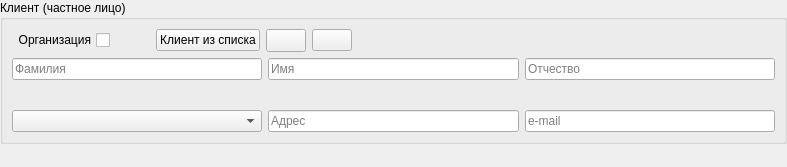
<?xml version="1.0" encoding="UTF-8"?>
<ui version="4.0">
 <class>SClientInputForm</class>
 <widget class="QWidget" name="SClientInputForm">
  <property name="geometry">
   <rect>
    <x>0</x>
    <y>0</y>
    <width>787</width>
    <height>167</height>
   </rect>
  </property>
  <layout class="QGridLayout" name="gridLayout">
   <property name="leftMargin">
    <number>0</number>
   </property>
   <property name="topMargin">
    <number>0</number>
   </property>
   <property name="rightMargin">
    <number>0</number>
   </property>
   <property name="bottomMargin">
    <number>0</number>
   </property>
   <item row="0" column="0">
    <widget class="QGroupBox" name="groupBoxClient">
     <property name="title">
      <string>Клиент (частное лицо)</string>
     </property>
     <layout class="QGridLayout" name="gridLayout_13">
      <item row="0" column="0">
       <layout class="QGridLayout" name="gridLayoutClient" columnstretch="0,0,0">
        <property name="sizeConstraint">
         <enum>QLayout::SetMinimumSize</enum>
        </property>
        <item row="1" column="0">
         <widget class="QLineEdit" name="lineEditClientLastName">
          <property name="sizePolicy">
           <sizepolicy hsizetype="Expanding" vsizetype="Minimum">
            <horstretch>0</horstretch>
            <verstretch>0</verstretch>
           </sizepolicy>
          </property>
          <property name="text">
           <string/>
          </property>
          <property name="placeholderText">
           <string>Фамилия</string>
          </property>
         </widget>
        </item>
        <item row="3" column="1">
         <widget class="QLineEdit" name="lineEditClientAddress">
          <property name="sizePolicy">
           <sizepolicy hsizetype="Expanding" vsizetype="Minimum">
            <horstretch>0</horstretch>
            <verstretch>0</verstretch>
           </sizepolicy>
          </property>
          <property name="text">
           <string/>
          </property>
          <property name="placeholderText">
           <string>Адрес</string>
          </property>
         </widget>
        </item>
        <item row="3" column="0">
         <widget class="SComboBox" name="comboBoxClientAdType">
          <property name="sizePolicy">
           <sizepolicy hsizetype="Expanding" vsizetype="Minimum">
            <horstretch>0</horstretch>
            <verstretch>0</verstretch>
           </sizepolicy>
          </property>
          <property name="focusPolicy">
           <enum>Qt::TabFocus</enum>
          </property>
          <property name="editable">
           <bool>false</bool>
          </property>
          <property name="currentText">
           <string/>
          </property>
          <property name="placeholderText">
           <string extracomment="dfgdasf">Источник обращения</string>
          </property>
         </widget>
        </item>
        <item row="1" column="1">
         <widget class="QLineEdit" name="lineEditClientFirstName">
          <property name="sizePolicy">
           <sizepolicy hsizetype="Expanding" vsizetype="Minimum">
            <horstretch>0</horstretch>
            <verstretch>0</verstretch>
           </sizepolicy>
          </property>
          <property name="text">
           <string/>
          </property>
          <property name="placeholderText">
           <string>Имя</string>
          </property>
         </widget>
        </item>
        <item row="0" column="0" colspan="3">
         <layout class="QHBoxLayout" name="horizontalLayout_2">
          <property name="sizeConstraint">
           <enum>QLayout::SetMinimumSize</enum>
          </property>
          <item>
           <widget class="QCheckBox" name="checkBoxClientType">
            <property name="layoutDirection">
             <enum>Qt::RightToLeft</enum>
            </property>
            <property name="text">
             <string>Организация</string>
            </property>
           </widget>
          </item>
          <item>
           <spacer name="horizontalSpacer_3">
            <property name="orientation">
             <enum>Qt::Horizontal</enum>
            </property>
            <property name="sizeType">
             <enum>QSizePolicy::Fixed</enum>
            </property>
            <property name="sizeHint" stdset="0">
             <size>
              <width>40</width>
              <height>20</height>
             </size>
            </property>
           </spacer>
          </item>
          <item>
           <widget class="QPushButton" name="pushButtonSelectExistingClient">
            <property name="text">
             <string>Клиент из списка</string>
            </property>
           </widget>
          </item>
          <item>
           <widget class="QPushButton" name="pushButtonClientCredsClearAll">
            <property name="sizePolicy">
             <sizepolicy hsizetype="Fixed" vsizetype="Fixed">
              <horstretch>0</horstretch>
              <verstretch>0</verstretch>
             </sizepolicy>
            </property>
            <property name="minimumSize">
             <size>
              <width>23</width>
              <height>23</height>
             </size>
            </property>
            <property name="baseSize">
             <size>
              <width>3</width>
              <height>0</height>
             </size>
            </property>
            <property name="toolTip">
             <string>очистить</string>
            </property>
            <property name="layoutDirection">
             <enum>Qt::LeftToRight</enum>
            </property>
            <property name="text">
             <string/>
            </property>
            <property name="icon">
             <iconset resource="../styles/styles.qrc">
              <normaloff>:/icons/light/1F5D9_32.png</normaloff>:/icons/light/1F5D9_32.png</iconset>
            </property>
           </widget>
          </item>
          <item>
           <widget class="QPushButton" name="pushButtonCreateTabClient">
            <property name="toolTip">
             <string>открыть карточку клиента</string>
            </property>
            <property name="text">
             <string/>
            </property>
            <property name="icon">
             <iconset resource="../styles/styles.qrc">
              <normaloff>:/icons/light/1F464_32.png</normaloff>:/icons/light/1F464_32.png</iconset>
            </property>
           </widget>
          </item>
          <item>
           <widget class="QListWidget" name="listWidgetClientOptions">
            <property name="enabled">
             <bool>true</bool>
            </property>
            <property name="sizePolicy">
             <sizepolicy hsizetype="Preferred" vsizetype="Preferred">
              <horstretch>0</horstretch>
              <verstretch>0</verstretch>
             </sizepolicy>
            </property>
            <property name="maximumSize">
             <size>
              <width>16777215</width>
              <height>23</height>
             </size>
            </property>
            <property name="baseSize">
             <size>
              <width>0</width>
              <height>0</height>
             </size>
            </property>
            <property name="autoFillBackground">
             <bool>false</bool>
            </property>
            <property name="styleSheet">
             <string notr="true">QListView {
	background-color: rgba(240, 240, 240, 0);
}
QListView::item  {
	background-color: rgb(204, 204, 204);
}</string>
            </property>
            <property name="frameShape">
             <enum>QFrame::NoFrame</enum>
            </property>
            <property name="frameShadow">
             <enum>QFrame::Plain</enum>
            </property>
            <property name="verticalScrollBarPolicy">
             <enum>Qt::ScrollBarAlwaysOff</enum>
            </property>
            <property name="horizontalScrollBarPolicy">
             <enum>Qt::ScrollBarAlwaysOff</enum>
            </property>
            <property name="editTriggers">
             <set>QAbstractItemView::NoEditTriggers</set>
            </property>
            <property name="showDropIndicator" stdset="0">
             <bool>false</bool>
            </property>
            <property name="alternatingRowColors">
             <bool>false</bool>
            </property>
            <property name="selectionMode">
             <enum>QAbstractItemView::NoSelection</enum>
            </property>
            <property name="flow">
             <enum>QListView::LeftToRight</enum>
            </property>
            <property name="layoutMode">
             <enum>QListView::SinglePass</enum>
            </property>
            <property name="spacing">
             <number>2</number>
            </property>
            <property name="viewMode">
             <enum>QListView::ListMode</enum>
            </property>
            <property name="wordWrap">
             <bool>false</bool>
            </property>
           </widget>
          </item>
          <item>
           <spacer name="horizontalSpacer">
            <property name="orientation">
             <enum>Qt::Horizontal</enum>
            </property>
            <property name="sizeHint" stdset="0">
             <size>
              <width>40</width>
              <height>20</height>
             </size>
            </property>
           </spacer>
          </item>
         </layout>
        </item>
        <item row="1" column="2">
         <widget class="QLineEdit" name="lineEditClientPatronymic">
          <property name="sizePolicy">
           <sizepolicy hsizetype="Expanding" vsizetype="Minimum">
            <horstretch>0</horstretch>
            <verstretch>0</verstretch>
           </sizepolicy>
          </property>
          <property name="text">
           <string/>
          </property>
          <property name="placeholderText">
           <string>Отчество</string>
          </property>
         </widget>
        </item>
        <item row="3" column="2">
         <widget class="QLineEdit" name="lineEditClientEmail">
          <property name="sizePolicy">
           <sizepolicy hsizetype="Expanding" vsizetype="Minimum">
            <horstretch>0</horstretch>
            <verstretch>0</verstretch>
           </sizepolicy>
          </property>
          <property name="text">
           <string/>
          </property>
          <property name="placeholderText">
           <string>e-mail</string>
          </property>
         </widget>
        </item>
        <item row="2" column="0" colspan="3">
         <widget class="SPhones" name="phones" native="true">
          <property name="sizePolicy">
           <sizepolicy hsizetype="Expanding" vsizetype="Preferred">
            <horstretch>0</horstretch>
            <verstretch>0</verstretch>
           </sizepolicy>
          </property>
          <property name="minimumSize">
           <size>
            <width>0</width>
            <height>0</height>
           </size>
          </property>
          <property name="focusPolicy">
           <enum>Qt::TabFocus</enum>
          </property>
          <property name="whatsThis">
           <string/>
          </property>
          <layout class="QHBoxLayout" name="horizontalLayout_6"/>
         </widget>
        </item>
       </layout>
      </item>
     </layout>
    </widget>
   </item>
   <item row="1" column="0">
    <widget class="SClientMatch" name="widgetClientMatch" native="true">
     <property name="maximumSize">
      <size>
       <width>16777215</width>
       <height>500</height>
      </size>
     </property>
     <layout class="QGridLayout" name="gridLayoutClientMatch">
      <property name="leftMargin">
       <number>5</number>
      </property>
      <property name="topMargin">
       <number>5</number>
      </property>
      <property name="rightMargin">
       <number>5</number>
      </property>
      <property name="bottomMargin">
       <number>5</number>
      </property>
      <property name="spacing">
       <number>5</number>
      </property>
     </layout>
    </widget>
   </item>
  </layout>
 </widget>
 <customwidgets>
  <customwidget>
   <class>SComboBox</class>
   <extends>QComboBox</extends>
   <header location="global">widgets/scombobox.h</header>
  </customwidget>
  <customwidget>
   <class>SPhones</class>
   <extends>QWidget</extends>
   <header>widgets/sphones.h</header>
   <container>1</container>
  </customwidget>
  <customwidget>
   <class>SClientMatch</class>
   <extends>QWidget</extends>
   <header>widgets/sclientmatch.h</header>
   <container>1</container>
  </customwidget>
 </customwidgets>
 <tabstops>
  <tabstop>lineEditClientLastName</tabstop>
  <tabstop>lineEditClientFirstName</tabstop>
  <tabstop>lineEditClientPatronymic</tabstop>
  <tabstop>phones</tabstop>
  <tabstop>comboBoxClientAdType</tabstop>
  <tabstop>lineEditClientAddress</tabstop>
  <tabstop>lineEditClientEmail</tabstop>
  <tabstop>checkBoxClientType</tabstop>
  <tabstop>pushButtonSelectExistingClient</tabstop>
  <tabstop>pushButtonClientCredsClearAll</tabstop>
  <tabstop>pushButtonCreateTabClient</tabstop>
  <tabstop>listWidgetClientOptions</tabstop>
 </tabstops>
 <resources>
  <include location="../styles/styles.qrc"/>
 </resources>
 <connections/>
</ui>
